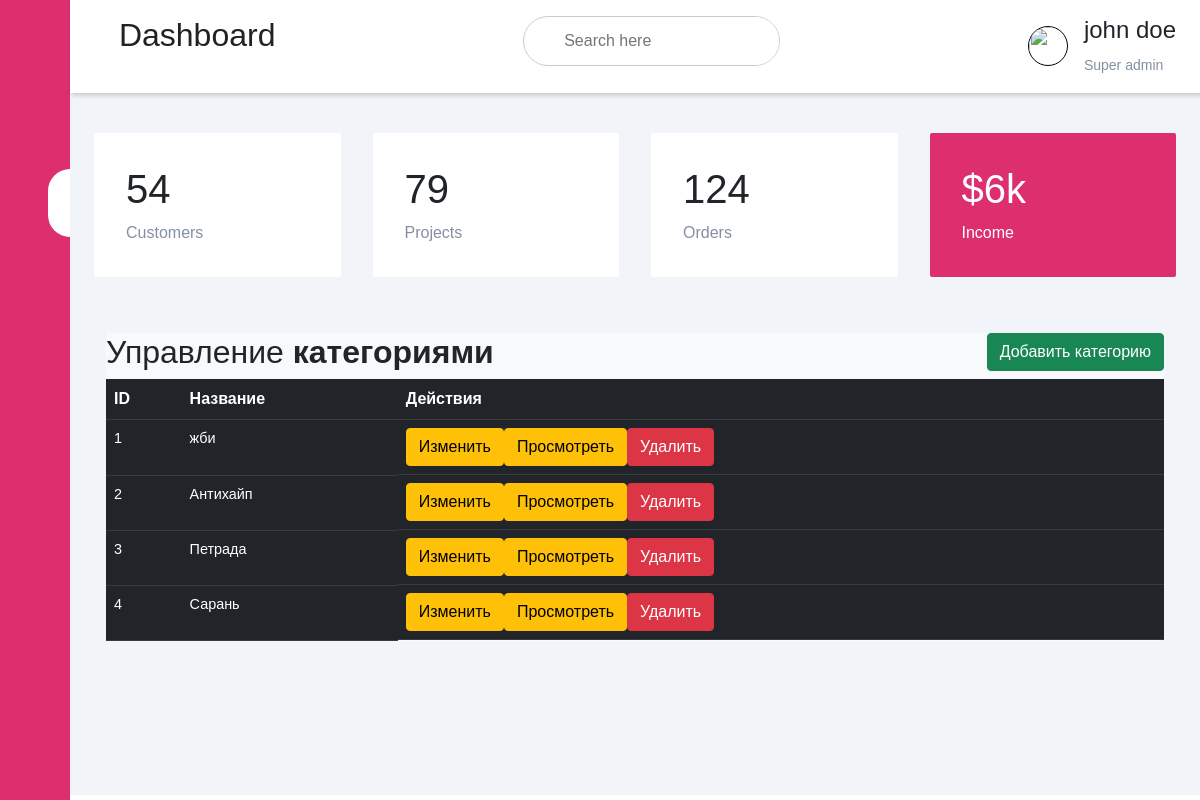
The app's page /edit/categories/ with its own data.
### app/models.py (models this page shows)
class Category(db.Model):  #
    __tablename__ = 'categories'
    id = Column(Integer(), primary_key=True)
    name = Column(String(250), nullable=False, unique=True)

### app/editor_bp/routes/category_routes.py (the view)
@blueprint.route('/categories/', methods=['GET', 'POST'])
def show_categories():
    categories = Category.query.all()
    return render_template('editor_bp/categories.html', categories=categories)

### app/editor_bp/templates/editor_bp/categories.html (shortened to what this page needs)
{% extends 'base_edit_template.html' %}
{% block head %}
<link rel="stylesheet" href="{{url_for('admin.static', filename = 'css/bootstrap.min.css')}}">
{% endblock %}
{%block sidebar_menu%}
<div class="sidebar">
    <div class="sidebar-brand">
        <h2> <span>Админ панель</span></h2>
    </div>
    <div class="sidebar-menu">
        <ul>
            <li>
                <a href="{{url_for('editor.add_record')}}" ><span class="las la-igloo"></span><span>Записи</span></a>
            </li>
            <li>
                <a href="" class="active"><span class="las la-users"></span><span>Категории</span></a>
            </li>
            <li>
                <a href="{{url_for('editor.menu')}}"><span class="las la-clipboard-list"></span><span>Меню</span></a>
            </li>
            <li>
                <a href=""><span class="las la-shopping-bag"></span><span>Быстрый доступ</span></a>
            </li>
            <li>
                <a href=""><span class="las la-receipt"></span><span>Партнеры</span></a>
            </li>
            <li>
                <a href=""><span class="las la-user-circle"></span><span>Правая панель</span></a>
            </li>
            <li>
                <a href=""><span class="las la-clipboard-list"></span><span>Метрики</span></a>
            </li>
        </ul>
    </div>
</div>
{%endblock%}
{% block header %}
{% include 'header.html' %}
{% endblock %}
{% block content %}
<div class="container">
<div class="row">
        <div class="col md-12">
            <div class="bg-light p3">
                <h2>Управление  <b>категориями</b>
                    <button type="button" class="btn btn-success float-end"
                            data-bs-toggle="modal" data-bs-target="#create_modal">Добавить категорию
                    </button>
                </h2>
                <table class="table table-hover table-dark">
                    <tr>
                        <th>ID</th>
                        <th>Название</th>
                        <th>Действия</th>
                    </tr>
                    {% for row in categories %}
                    <tr>
                        <td>{{ row.id }}</td>
                        <td>{{ row.name }}</td>
                        <td>
                            <a href="edit/update-category/{{row.id}}" class="btn btn-warning btn-xs" data-bs-toggle="modal"
                               data-bs-target="#edit_modal{{ row.id }}">Изменить</a>
                            <a href="{{url_for('editor.category', id=row.id)}}" class="btn btn-warning btn-xs" >Просмотреть</a>
                            <a href="delete-category/{{row.id}}" class="btn btn-danger btn-xs"
                               onclick="return confirm('Вы хотите удалить? ?')">Удалить</a>
                        </td>
                    </tr>
                    {% endfor%}
                </table>
            </div>
        </div>
</div>
</div>
{% endblock %}

### app/editor_bp/static/css/style.css (style rules this page uses)
:root { --main-color: #dd2f6e; --color-dark: #1d2231; --text-grey: #8390a2; }
* { padding: 0; margin: 0; box-sizing: border-box; list-style-type: none; text-decoration: none; font-family: 'Poppins', sans-serif; }
.sidebar { width: 345px; position: fixed; left: 0; top: 0; height: 100%; background: #dd2f6e; z-index: 100; transition: width 300ms; }
.sidebar-brand { height: 90px; padding: 1rem 0rem 1rem 2rem; color: #fff; }
.sidebar-menu { margin-top: 1rem; }
.sidebar-menu li { width: 100%; margin-bottom: 1.7rem; padding-left: 1rem; }
.sidebar-menu a { padding-left: 1rem; display: block; color: #fff; font-size: 1.1rem; }
.sidebar-menu a.active { background: #fff; padding-top:1rem; padding-bottom: 1rem; color: var(--main-color); border-radius: 30px 0px 0px 30px; }
.sidebar-menu a span:first-child { font-size: 1.5rem; padding-right: 1rem; }
table { border-collapse: collapse; }
td { padding: .5rem 1rem; font-size: 0.9rem; color: #fff; }
tr td:last-child { display: flex; align-items: center; }
body { font: 14px/21px "Lucida Sans", "Lucida Grande", "Lucida Sans Unicode", sans-serif; }
table tr td { color: #fff; }
@media only screen and (max-width: 1200px) { .sidebar { width: 70px; } }
@media only screen and (max-width: 1200px) { .sidebar .sidebar-brand, .sidebar li { padding-left: 1rem; text-align: center; } }
@media only screen and (max-width: 1200px) { .sidebar li a { padding-left: 0rem; } }

### records on screen
Category: id "1", name "жби"
Category: id "2", name "Антихайп"
Category: id "3", name "Петрада"
Category: id "4", name "Сарань"
